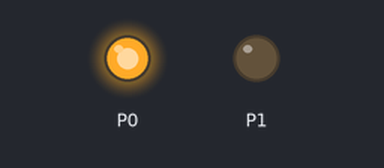
Bench run of a program on a simulated BBC micro:bit (MakeCode). Parts: output pins drawn as LEDs (lit = HIGH).

Above: at 0.1 s.
Timing chart, 0 to 1.6 s (numbered marks = the images above):
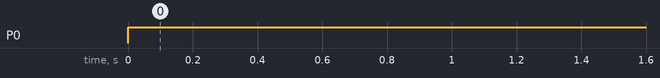

The program:

main.ts
```typescript
basic.forever(function () {
    pins.digitalWritePin(DigitalPin.P0, 1)
    pins.digitalWritePin(DigitalPin.P1, 0)
    basic.pause(1000)
    pins.digitalWritePin(DigitalPin.P1, 0)
    pins.digitalWritePin(DigitalPin.P0, 1)
})
basic.forever(function () {

})
```

test.ts
```typescript
// 在此处测试；当此软件包作为插件使用时，将不会编译此软件包。
```

Measured:
- by itself, P0: LOW → HIGH at 0.00 s
